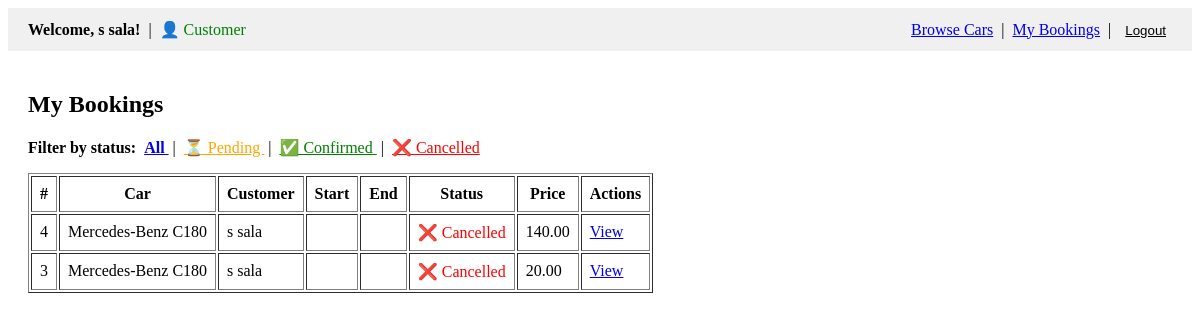
/bookings/ (signed in), run on an earlier commit of the app's database.
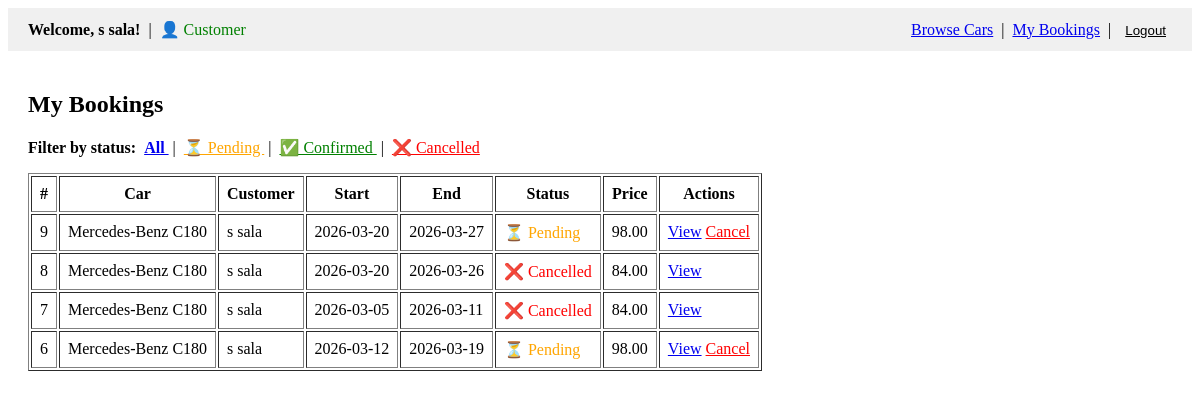
And on a later commit of the database.
### bookings/models.py (models this page shows, shortened)
class Booking(models.Model):
    STATUS_CHOICES = [
        ('pending', 'Pending'),
        ('confirmed', 'Confirmed'),
        ('cancelled', 'Cancelled'),
    ]
    profile = models.ForeignKey('profiles.Profile', on_delete=models.CASCADE, related_name='bookings')
    car = models.ForeignKey('cars.Car', on_delete=models.CASCADE, related_name='bookings')
    start_date = models.DateField()
    end_date = models.DateField()
    status = models.CharField(max_length=20, choices=STATUS_CHOICES, default='pending')
    total_price = models.DecimalField(max_digits=10, decimal_places=2)
    notes = models.TextField(null=True, blank=True)
    created_at = models.DateTimeField(auto_now_add=True)
    updated_at = models.DateTimeField(auto_now=True)
    class Meta:
        db_table = "bookings"
        ordering = ["-created_at"]

### cars/models.py (models this page shows, shortened)
class Car(models.Model):
    BRAND_CHOICES = [
        ('mercedes', 'Mercedes-Benz'),
        ('bmw', 'BMW'),
        ('audi', 'Audi'),
        ('toyota', 'Toyota'),
        ('honda', 'Honda'),
        ('volkswagen', 'Volkswagen'),
        ('ford', 'Ford'),
        ('chevrolet', 'Chevrolet'),
        ('nissan', 'Nissan'),
        ('hyundai', 'Hyundai'),
        ('kia', 'Kia'),
        ('lexus', 'Lexus'),
        ('porsche', 'Porsche'),
        ('ferrari', 'Ferrari'),
        ('lamborghini', 'Lamborghini'),
        ('maserati', 'Maserati'),
        ('jaguar', 'Jaguar'),
        ('land_rover', 'Land Rover'),
        ('volvo', 'Volvo'),
        ('subaru', 'Subaru'),
        ('mazda', 'Mazda'),
        ('mitsubishi', 'Mitsubishi'),
        ('peugeot', 'Peugeot'),
        ('renault', 'Renault'),
        ('fiat', 'Fiat'),
        ('alfa_romeo', 'Alfa Romeo'),
        ('seat', 'SEAT'),
        ('skoda', 'Skoda'),
        ('tesla', 'Tesla'),
        ('jeep', 'Jeep'),
        ('dodge', 'Dodge'),
        ('chrysler', 'Chrysler'),
        ('cadillac', 'Cadillac'),
        ('buick', 'Buick'),
        ('infiniti', 'Infiniti'),
        ('acura', 'Acura'),
        ('genesis', 'Genesis'),
        ('bentley', 'Bentley'),
        ('rolls_royce', 'Rolls-Royce'),
        ('aston_martin', 'Aston Martin'),
        ('mclaren', 'McLaren'),
        ('bugatti', 'Bugatti'),
        ('lada', 'Lada'),
        ('opel', 'Opel'),
    ]
    MODEL_CHOICES = [
        ('c180', 'C180'), ('c200', 'C200'), ('c250', 'C250'), ('c300', 'C300'),
        ('e200', 'E200'), ('e250', 'E250'), ('e300', 'E300'), ('e350', 'E350'),
        ('s350', 'S350'), ('s450', 'S450'), ('s500', 'S500'), ('s600', 'S600'),
        ('gle300', 'GLE 300'), ('gle350', 'GLE 350'), ('gle450', 'GLE 450'),
        ('glc200', 'GLC 200'), ('glc300', 'GLC 300'),
        ('cla180', 'CLA 180'), ('cla200', 'CLA 200'), ('cla250', 'CLA 250'),
        ('a180', 'A180'), ('a200', 'A200'), ('a250', 'A250'),
        ('bmw_118i', '118i'), ('bmw_120i', '120i'),
        ('bmw_320i', '320i'), ('bmw_330i', '330i'), ('bmw_340i', '340i'),
        ('bmw_520i', '520i'), ('bmw_530i', '530i'), ('bmw_540i', '540i'), ('bmw_550i', '550i'),
        ('bmw_730i', '730i'), ('bmw_740i', '740i'), ('bmw_750i', '750i'),
        ('bmw_x3', 'X3'), ('bmw_x5', 'X5'), ('bmw_x6', 'X6'), ('bmw_x7', 'X7'),
        ('bmw_m3', 'M3'), ('bmw_m5', 'M5'),
        ('a3', 'A3'), ('a4', 'A4'), ('a5', 'A5'), ('a6', 'A6'), ('a7', 'A7'), ('a8', 'A8'),
        ('q3', 'Q3'), ('q5', 'Q5'), ('q7', 'Q7'), ('q8', 'Q8'),
        ('rs3', 'RS3'), ('rs6', 'RS6'), ('tt', 'TT'), ('r8', 'R8'),
        ('camry', 'Camry'), ('corolla', 'Corolla'), ('yaris', 'Yaris'),
        ('rav4', 'RAV4'), ('land_cruiser', 'Land Cruiser'), ('prado', 'Land Cruiser Prado'),
        ('highlander', 'Highlander'), ('fortuner', 'Fortuner'),
        ('prius', 'Prius'), ('avalon', 'Avalon'),
        ('civic', 'Civic'), ('accord', 'Accord'), ('hrv', 'HR-V'),
        ('crv', 'CR-V'), ('pilot', 'Pilot'), ('jazz', 'Jazz'),
        ('golf', 'Golf'), ('passat', 'Passat'), ('jetta', 'Jetta'),
        ('tiguan', 'Tiguan'), ('touareg', 'Touareg'), ('polo', 'Polo'),
        ('focus', 'Focus'), ('fusion', 'Fusion'), ('mustang', 'Mustang'),
        ('explorer', 'Explorer'), ('escape', 'Escape'), ('f150', 'F-150'),
        ('elantra', 'Elantra'), ('sonata', 'Sonata'), ('tucson', 'Tucson'),
        ('santafe', 'Santa Fe'), ('i30', 'i30'), ('i10', 'i10'),
        ('sportage', 'Sportage'), ('sorento', 'Sorento'), ('cerato', 'Cerato'),
        ('optima', 'Optima'), ('stinger', 'Stinger'), ('telluride', 'Telluride'),
        ('lexus_es300', 'ES300'), ('lexus_es350', 'ES350'),
        ('lexus_rx300', 'RX300'), ('lexus_rx350', 'RX350'), ('lexus_rx450', 'RX450h'),
        ('lexus_ls460', 'LS460'), ('lexus_lx570', 'LX570'),
        ('cayenne', 'Cayenne'), ('macan', 'Macan'), ('panamera', 'Panamera'),
        ('911', '911'), ('taycan', 'Taycan'),
        ('model_s', 'Model S'), ('model_3', 'Model 3'),
        ('model_x', 'Model X'), ('model_y', 'Model Y'),
        ('qashqai', 'Qashqai'), ('xtrail', 'X-Trail'), ('altima', 'Altima'),
        ('maxima', 'Maxima'), ('pathfinder', 'Pathfinder'), ('patrol', 'Patrol'),
        ('lada_vesta', 'Vesta'), ('lada_granta', 'Granta'), ('lada_niva', 'Niva'),
        ('astra', 'Astra'), ('insignia', 'Insignia'), ('mokka', 'Mokka'),
    ]
    CATEGORY_CHOICES = [
        ('sedan', 'Sedan'),
        ('suv', 'SUV'),
        ('crossover', 'Crossover'),
        ('offroad', 'Off-Road'),
        ('hatchback', 'Hatchback'),
        ('coupe', 'Coupe'),
        ('convertible', 'Convertible'),
        ('wagon', 'Station Wagon'),
        ('minivan', 'Minivan'),
        ('pickup', 'Pickup Truck'),
        ('van', 'Van'),
        ('sports', 'Sports Car'),
        ('luxury', 'Luxury'),
        ('electric', 'Electric'),
    ]
    FUEL_TYPE_CHOICES = [
        ('benzin', 'Benzin'),
        ('diesel', 'Diesel'),
        ('gas', 'Gas'),
    ]
    BENZIN_TYPE_CHOICES = [
        ('92', 'Benzin 92'),
        ('95', 'Benzin 95'),
        ('98', 'Benzin 98'),
    ]
    CAR_TYPE_CHOICES = [
        ('none', 'None'),
        ('hibrid', 'Hibrid'),
        ('plugin_hibrid', 'Plugin Hibrid'),
        ('elektrik', 'Elektrik'),
    ]
    KAROPKA_TYPE_CHOICES = [
        ('avtomat', 'Avtomat'),
        ('mexaniki', 'Mexaniki'),
    ]
    COLOR_CHOICES = [
        ('white', 'White'),
        ('black', 'Black'),
        ('silver', 'Silver'),
        ('gray', 'Gray'),
        ('red', 'Red'),
        ('blue', 'Blue'),
        ('green', 'Green'),
        ('yellow', 'Yellow'),
        ('orange', 'Orange'),
        ('brown', 'Brown'),
        ('beige', 'Beige'),
        ('gold', 'Gold'),
        ('purple', 'Purple'),
        ('pink', 'Pink'),
        ('other', 'Other'),
    ]
    IS_PERSONAL_CHOICES = [
        ('yes', 'Yes'),
        ('no', 'No'),
    ]
    carBrand = models.CharField(max_length=100, choices=BRAND_CHOICES)
    carModel = models.CharField(max_length=100, choices=MODEL_CHOICES)
    carCategory = models.CharField(max_length=100, choices=CATEGORY_CHOICES)
    carYear = models.IntegerField(choices=year_choices())
    carKM = models.DecimalField(max_digits=10, decimal_places=2)
    carFuelType = models.CharField(max_length=50, choices=FUEL_TYPE_CHOICES, null=True, blank=True)
    bensinType = models.CharField(max_length=50, choices=BENZIN_TYPE_CHOICES, null=True, blank=True)
    carType = models.CharField(max_length=50, choices=CAR_TYPE_CHOICES, default='none')
    karopkaType = models.CharField(max_length=50, choices=KAROPKA_TYPE_CHOICES)
    dailyRentPrice = models.DecimalField(max_digits=10, decimal_places=0, default=0)
    carLocation = models.CharField(max_length=255, null=True, blank=True)
    carIdNumber = models.CharField(max_length=100,default=None)
    carRegistrationNumber = models.CharField(max_length=100,default=None)
    carColor = models.CharField(max_length=100, choices=COLOR_CHOICES,default=None)
    carMotor = models.DecimalField(max_digits=5, decimal_places=1, default=0)
    carSits = models.IntegerField(default=5)
    isPersonal = models.CharField(max_length=10, choices=IS_PERSONAL_CHOICES, default='no')
    profile = models.ForeignKey('profiles.Profile', on_delete=models.SET_NULL, null=True, blank=True, related_name='cars')
    class Meta:
        db_table = "cars"
        ordering = ["-carYear"]

### profiles/models.py (models this page shows, shortened)
class Profile(models.Model):
    ROLE_CHOICES = [
        ('car_owner', 'Car Owner'),
        ('customer', 'Customer'),
    ]
    user = models.OneToOneField('auth.User', on_delete=models.CASCADE, related_name='profile')
    role = models.CharField(max_length=20, choices=ROLE_CHOICES, null=True, blank=True)
    pincode = models.CharField(max_length=15, null=True, blank=True)
    personal_id = models.CharField(max_length=20, unique=True, null=True, blank=True)
    class Meta:
        db_table = "profiles"

### bookings/views.py (the view)
# urls.py: path('',                        views.BookingListView.as_view(),    name='list'),
class BookingListView(BookingAccessMixin, ListView):
    model = Booking
    template_name = 'bookings/booking_list.html'
    context_object_name = 'bookings'
    def get_queryset(self):
        role = self.get_role()
        profile = self.get_profile()
        status_filter = self.request.GET.get('status', '')
        date_from = self.request.GET.get('date_from', '')
        date_to = self.request.GET.get('date_to', '')
        if role in ('admin', 'staff'):
            qs = Booking.objects.all().select_related('profile__user', 'car')
        elif role == 'car_owner':
            qs = Booking.objects.filter(car__profile=profile).select_related('profile__user', 'car')
        elif role == 'customer':
            qs = Booking.objects.filter(profile=profile).select_related('car')
        else:
            return Booking.objects.none()
        if status_filter in ('pending', 'confirmed', 'cancelled'):
            qs = qs.filter(status=status_filter)
        if date_from:
            qs = qs.filter(start_date__gte=date_from)
        if date_to:
            qs = qs.filter(end_date__lte=date_to)
        return qs
    def get_context_data(self, **kwargs):
        ctx = super().get_context_data(**kwargs)
        ctx['current_status'] = self.request.GET.get('status', '')
        ctx['date_from'] = self.request.GET.get('date_from', '')
        ctx['date_to'] = self.request.GET.get('date_to', '')
        ctx['role'] = self.get_role()
        return ctx

### bookings/views.py (called while the page is built)
    def get_role(self):
        user = self.request.user
        if user.is_superuser:
            return 'admin'
        if user.is_staff:
            return 'staff'
        try:
            return user.profile.role
        except Exception:
            return None

    def get_profile(self):
        try:
            return self.request.user.profile
        except Exception:
            return None

### bookings/templates/bookings/booking_list.html (shortened to what this page needs)
{% extends 'base.html' %}
{% block content %}
<h2>My Bookings</h2>
<div style="margin-bottom: 16px;">
  <strong>Filter by status:</strong>&nbsp;
  <a href="{% url 'bookings:list' %}"
     style="{% if not current_status %}font-weight:bold;{% endif %}">
    All
  </a>&nbsp;|&nbsp;
  <a href="?status=pending{% if date_from %}&date_from={{ date_from }}{% endif %}{% if date_to %}&date_to={{ date_to }}{% endif %}"
     style="color:orange; {% if current_status == 'pending' %}font-weight:bold;{% endif %}">
    ⏳ Pending
  </a>&nbsp;|&nbsp;
  <a href="?status=confirmed{% if date_from %}&date_from={{ date_from }}{% endif %}{% if date_to %}&date_to={{ date_to }}{% endif %}"
     style="color:green; {% if current_status == 'confirmed' %}font-weight:bold;{% endif %}">
    ✅ Confirmed
  </a>&nbsp;|&nbsp;
  <a href="?status=cancelled{% if date_from %}&date_from={{ date_from }}{% endif %}{% if date_to %}&date_to={{ date_to }}{% endif %}"
     style="color:red; {% if current_status == 'cancelled' %}font-weight:bold;{% endif %}">
    ❌ Cancelled
  </a>
</div>
<table border="1" cellpadding="8">
  <thead>
    <tr>
      <th>#</th><th>Car</th><th>Customer</th>
      <th>Start</th><th>End</th><th>Status</th><th>Price</th><th>Actions</th>
    </tr>
  </thead>
  <tbody>
  {% for b in bookings %}
    <tr>
      <td>{{ b.id }}</td>
      <td>{{ b.car.get_carBrand_display }} {{ b.car.get_carModel_display }}</td>
      <td>{{ b.profile.user.get_full_name|default:b.profile.user.username }}</td>
      <td>{{ b.start_date|date:"Y-m-d" }}</td>
      <td>{{ b.end_date|date:"Y-m-d" }}</td>
      <td>
        {% if b.status == 'pending' %}
          <span style="color:orange;">⏳ Pending</span>
        {% elif b.status == 'confirmed' %}
          <span style="color:green;">✅ Confirmed</span>
        {% elif b.status == 'cancelled' %}
          <span style="color:red;">❌ Cancelled</span>
        {% endif %}
      </td>
      <td>{{ b.total_price }}</td>
      <td>
        <a href="{% url 'bookings:detail' b.pk %}">View</a>
        {% if b.profile.user == request.user %}
  {% if b.status == 'pending' %}
    <a href="{% url 'bookings:cancel' b.pk %}" style="color:red;">Cancel</a>
  {% elif b.status == 'confirmed' %}
    <a href="{% url 'bookings:cancel' b.pk %}" style="color:red;">Cancel</a>
  {% endif %}
{% endif %}
      </td>
    </tr>
  {% empty %}
    <tr><td colspan="8">No bookings found.</td></tr>
  {% endfor %}
  </tbody>
</table>
{% endblock %}

### templates/base.html (shortened to what this page needs)
<!DOCTYPE html>
<html lang="en">
<head>
</head>
<body>
  {% if request.user.is_authenticated %}
  <div style="background:#f0f0f0; padding:12px 20px; display:flex; justify-content:space-between; align-items:center;">
    <div>
      <strong>Welcome, {{ request.user.get_full_name|default:request.user.username }}!</strong>
      &nbsp;|&nbsp;
      {% if request.user.is_superuser %}
        <span style="color:darkred;">🛡 Admin</span>
      {% elif request.user.is_staff %}
        <span style="color:darkblue;">⚙️ Staff</span>
      {% elif request.user.profile.role == 'car_owner' %}
        <span style="color:darkorange;">🚗 Car Owner</span>
      {% elif request.user.profile.role == 'customer' %}
        <span style="color:green;">👤 Customer</span>
      {% endif %}
    </div>
    <div>
      {% if request.user.profile.role == 'car_owner' %}
        <a href="{% url 'cars:list' %}">My Cars</a>
        &nbsp;|&nbsp;
        <a href="{% url 'bookings:list' %}">Bookings</a>
      {% elif request.user.profile.role == 'customer' %}
        <a href="{% url 'cars:list' %}">Browse Cars</a>
        &nbsp;|&nbsp;
        <a href="{% url 'bookings:list' %}">My Bookings</a>
      {% endif %}
      &nbsp;|&nbsp;
      <form method="post" action="{% url 'logout' %}" style="display:inline;">
        <button type="submit" style="background:none; border:none; cursor:pointer; color:inherit; text-decoration:underline;">Logout</button>
      </form>
    </div>
  </div>
  {% endif %}
  <div style="padding: 20px;">
    {% block content %}{% endblock %}
  </div>
</body>
</html>

What changed in the data, as far as the page shows it:
removed Booking: id "4", car.carBrand "Mercedes-Benz", car.carModel "C180", profile.user.get_full_name "s sala", status "❌ Cancelled", total_price "140.00"
removed Booking: id "3", car.carBrand "Mercedes-Benz", car.carModel "C180", profile.user.get_full_name "s sala", status "❌ Cancelled", total_price "20.00"
added Booking: id "9", car.carBrand "Mercedes-Benz", car.carModel "C180", profile.user.get_full_name "s sala", start_date "2026-03-20", end_date "2026-03-27", status "⏳ Pending", total_price "98.00"
added Booking: id "8", car.carBrand "Mercedes-Benz", car.carModel "C180", profile.user.get_full_name "s sala", start_date "2026-03-20", end_date "2026-03-26", status "❌ Cancelled", total_price "84.00"
added Booking: id "7", car.carBrand "Mercedes-Benz", car.carModel "C180", profile.user.get_full_name "s sala", start_date "2026-03-05", end_date "2026-03-11", status "❌ Cancelled", total_price "84.00"
added Booking: id "6", car.carBrand "Mercedes-Benz", car.carModel "C180", profile.user.get_full_name "s sala", start_date "2026-03-12", end_date "2026-03-19", status "⏳ Pending", total_price "98.00"
